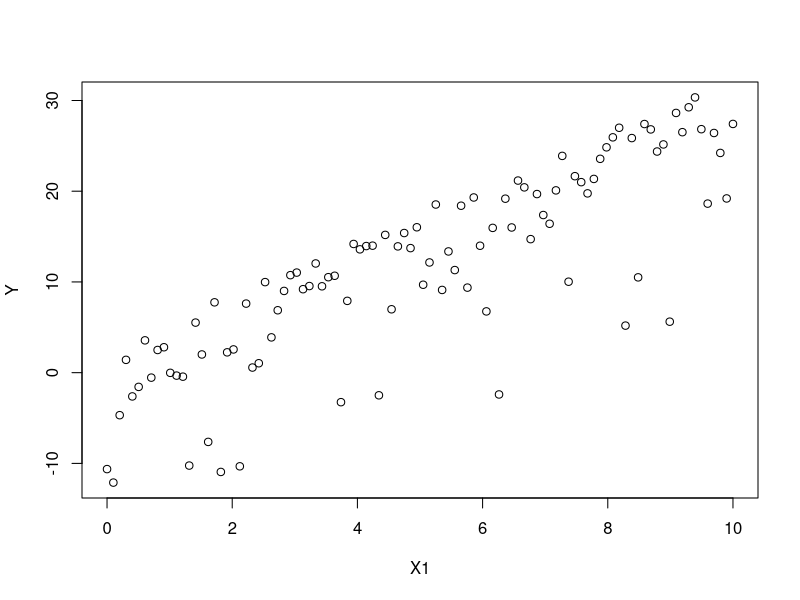
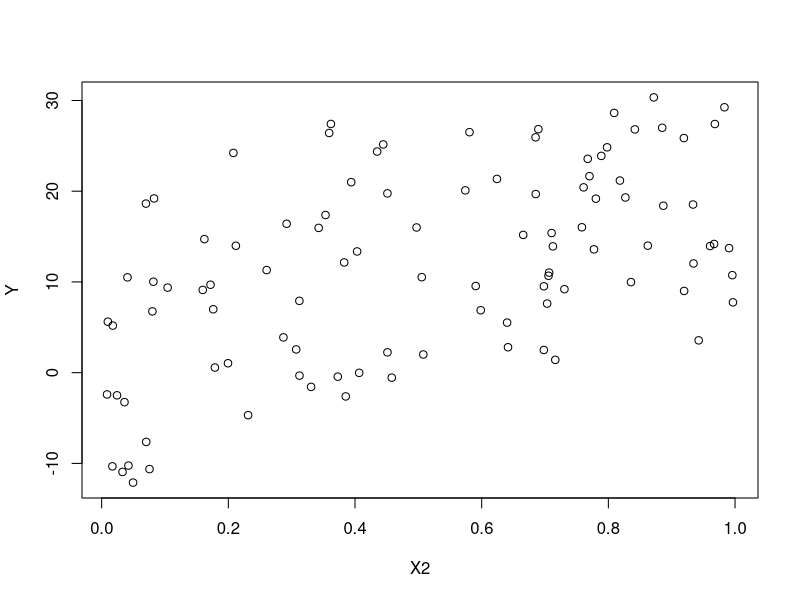
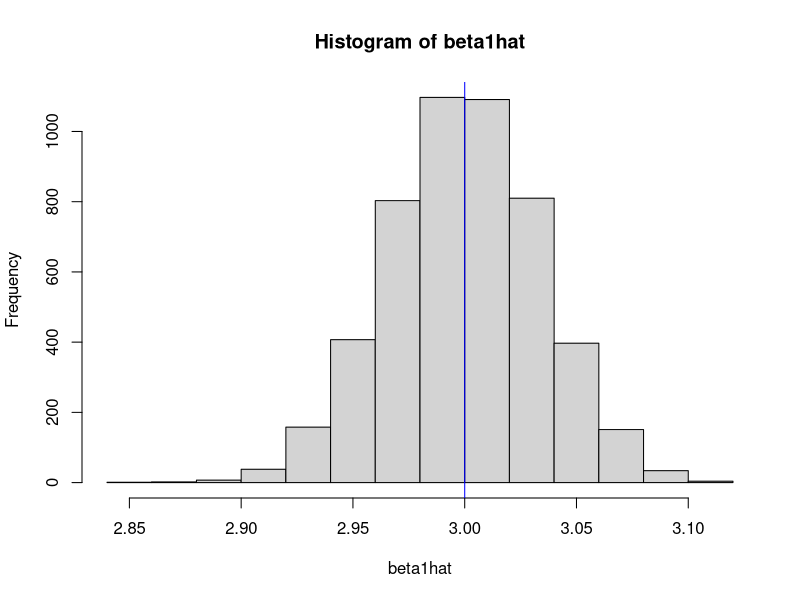
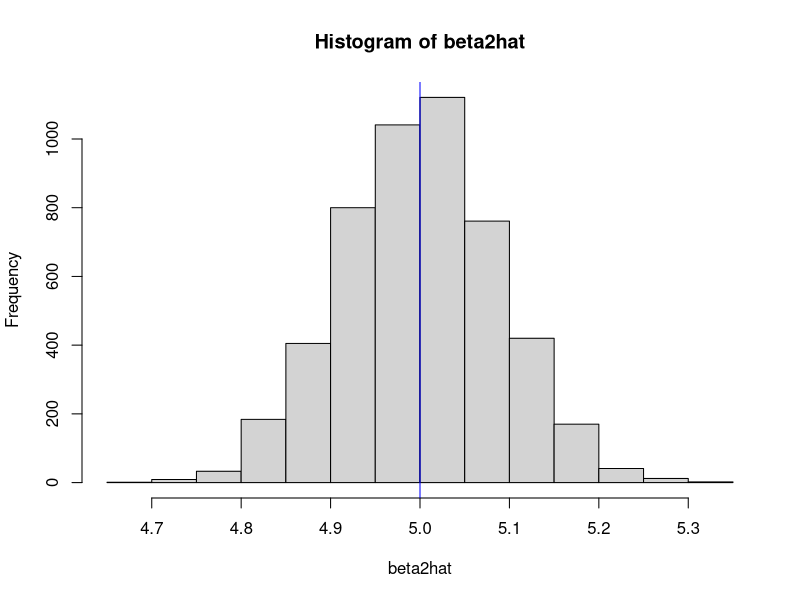
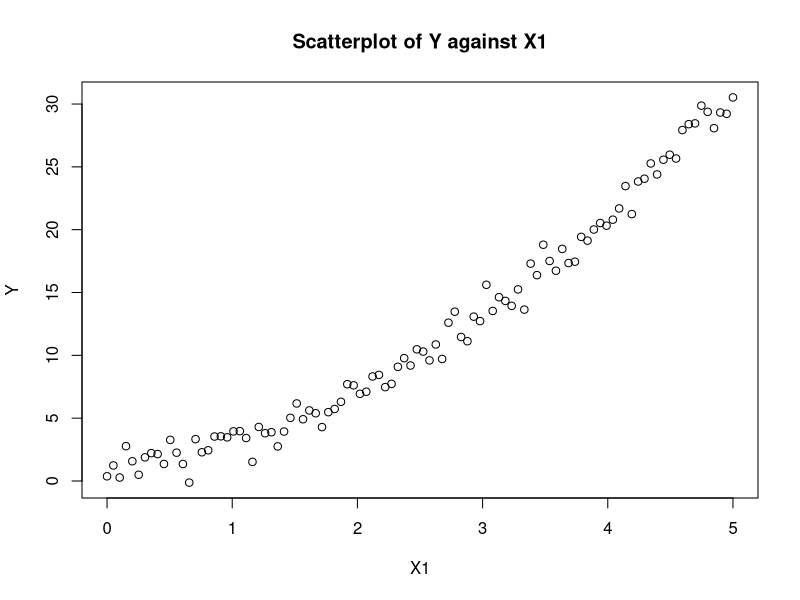
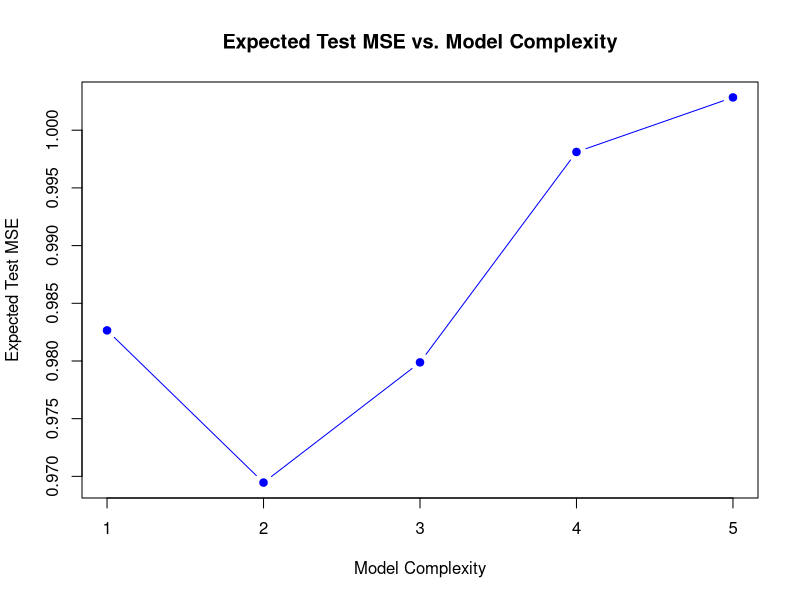

Source code (R) for these figures, in order:
#Neha Maddali HW2
#DS303
#9/5/23

#Question 1: Properties of Least Square Estimators via Simulations
####################1b.####################
X1 = seq(0,10,length.out =100) #generates 100 equally spaced values from 0 to 10.
X2 = runif(100) #generates 100 uniform values.
n = 100
beta_0 = 2
beta_1 = 3
beta_2 = 5

error = rnorm(n,0,1)
Y = beta_0 + beta_1*X1 + beta_2*log(X2) + error 
Y

####################1c.####################
plot(X1, Y)
plot(X2, Y)

####################1d.####################
B = 5000
beta0hat = beta1hat = beta2hat = rep(NA,B)
for(i in 1:B){
  error = rnorm(n,0,1)
  Y = beta_0 + beta_1*X1 + beta_2*log(X2) + error 
  fit = lm(Y~X1 + log(X2))
  beta1hat[i] = fit$coefficients[[2]]
}
mean(beta1hat)

####################1e.####################
hist(beta1hat)
abline(v=beta_1, col="blue")

####################1f.####################
B = 5000
beta0hat = beta1hat = beta2hat = rep(NA,B)
for(i in 1:B){
  error = rnorm(n,0,1)
  Y = beta_0 + beta_1*X1 + beta_2*log(X2) + error 
  fit = lm(Y~X1 + log(X2))
  beta2hat[i] = fit$coefficients[[3]]
}
mean(beta2hat)

####################1g.####################
hist(beta2hat)
abline(v=beta_2, col="blue")


#Question 3: Expected test MSE
####################3a.####################
set.seed(1)
n = 100
beta0 = 1
beta1 = 1
beta2 = 1
X1 = seq(0, 5, length.out = n)
error = rnorm(n, 0, 1)
Y = beta0 + beta1 * X1 + beta2 * X1^2 + error
Y
plot(X1, Y, main = "Scatterplot of Y against X1", xlab = "X1", ylab = "Y")

####################3b.####################
set.seed(2)
num_train_sets = 1000
n = 100
num_models = 5
predicted_values = matrix(NA, nrow = num_train_sets, ncol = num_models)

for (i in 1:num_train_sets) {
  e = rnorm(n, 0, 1)
  Y_train = beta0 + beta1 * X1 + beta2 * X1^2 + e
  
  # Train models of increasing complexity
  for (j in 1:num_models) {
    # Fit polynomial regression models of increasing order
    model = lm(Y_train ~ poly(X1, j))
    
    # Predict Y when X1 = 1 and store the predicted value
    predicted_values[i, j] = predict(model, newdata = data.frame(X1 = 1))
  }
}
for (j in 1:num_models) {
  cat(paste("Predicted values for Model M", j, ":\n"))
  cat(predicted_values[1:5, j], "\n\n")
}

####################3c.####################
num_test_obs = 1000
x0 = rep(1, num_test_obs)
error = rnorm(num_test_obs, 0, 1)
y0 = beta0 + beta1 * x0 + beta2 * x0^2 + error
head(data.frame(x0, y0), 5)

####################3d.####################
expected_test_mses = numeric(num_models)
for (j in 1:num_models) {
  # Calculate the squared differences between predicted and true values
  squared_diff = (predicted_values[, j] - y0)^2
  # Calculate the mean squared difference to get the MSE
  expected_test_mses[j] = mean(squared_diff)
}
expected_test_mses

####################3e.####################
model_complexity = 1:num_models
plot(model_complexity, expected_test_mses, type = "b", 
     xlab = "Model Complexity", ylab = "Expected Test MSE",
     main = "Expected Test MSE vs. Model Complexity",
     pch = 19, col = "blue")
